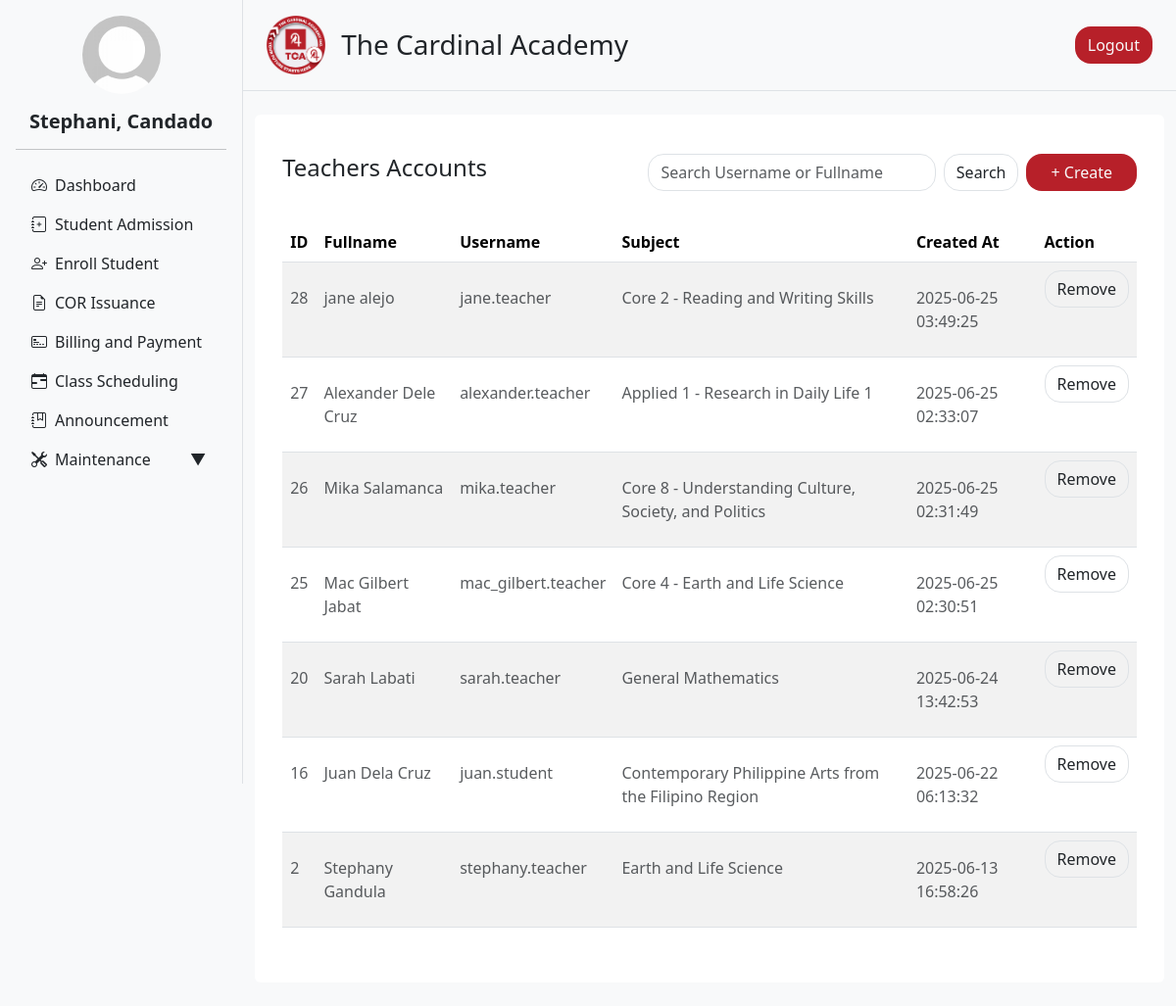
The page /admin/teacher.php?status=invalid_access (signed in) on the database its author committed.
### tables this page shows
CREATE TABLE `users` (
  `user_id` int(11) NOT NULL,
  `acc_type` enum('admin','teacher','parent','student') NOT NULL,
  `username` varchar(50) NOT NULL,
  `email` varchar(100) NOT NULL,
  `password` varchar(255) NOT NULL,
  `first_name` varchar(50) NOT NULL,
  `last_name` varchar(50) NOT NULL,
  `gender` enum('male','female','other') DEFAULT NULL,
  `birthdate` date DEFAULT NULL,
  `phone_number` varchar(20) DEFAULT NULL,
  `address` text DEFAULT NULL,
  `created_at` timestamp NOT NULL DEFAULT current_timestamp(),
  `updated_at` timestamp NOT NULL DEFAULT current_timestamp() ON UPDATE current_timestamp(),
  `profile` varchar(255) NOT NULL,
  `rfid` int(100) DEFAULT NULL,
  `enroll_id` int(11) NOT NULL,
  `acc_status` varchar(100) NOT NULL DEFAULT 'active',
  `subject` varchar(1000) DEFAULT NULL,
  `section_id` int(100) DEFAULT NULL
);

### admin/user_info.php (called while the page is built, shortened)
<?php
include '../db_connection.php';
function getUserInfo() {
    global $conn;
    $user_id = $_SESSION['user_id'];
    $sql = "SELECT first_name, last_name, profile FROM users WHERE user_id = ?";
    $stmt = $conn->prepare($sql);
    $stmt->bind_param("i", $user_id);
    $stmt->execute();
    $result = $stmt->get_result();
    $user = $result->fetch_assoc();
    $full_name = htmlspecialchars($user['first_name'] . ', ' . $user['last_name']);
    $profile_image = !empty($user['profile'])
        ? '../static/uploads/' . htmlspecialchars($user['profile'])
        : '../static/uploads/default_profile.jpg';
    return [
        'full_name' => $full_name,
        'profile_image' => $profile_image
    ];
}
?>

### admin/teacher.php (the view, shortened to what this page needs)
<?php include '../db_connection.php'; ?>
<?php
$limit = 10;
$page = isset($_GET['page']) && is_numeric($_GET['page']) ? (int) $_GET['page'] : 1;
$search = isset($_GET['search']) ? trim($_GET['search']) : '';
$offset = ($page - 1) * $limit;
$query = "SELECT
            user_id,
            CONCAT(first_name, ' ', last_name) AS fullname,
            username,
            created_at,
            subject
          FROM users
          WHERE acc_type = 'teacher' AND (
              username LIKE '%$search%'
              OR CONCAT(first_name, ' ', last_name) LIKE '%$search%'
          )
          ORDER BY created_at DESC
          LIMIT $limit OFFSET $offset";
$result = mysqli_query($conn, $query);
?>
<!DOCTYPE html>
<html lang="en">
<head>
  <?php include 'header.php'; ?>
</head>
<body>
<div class="d-flex flex-row bg-light">
  <?php include 'navigation.php'; ?>
  <div class="content flex-grow-1">
    <?php include 'nav_top.php'; ?>
    <div class="container my-4">
      <div class="row g-4">
        <div class="col-12">
          <div class="rounded p-3 bg-white">
            <div class="container my-4">
              <div class="row mb-3">
                <div class="col-12 col-md-5">
                  <h4>Teachers Accounts</h4>
                </div>
                <div class="col-12 col-md-7 d-flex justify-content-between align-items-center flex-wrap gap-2">
                  <form method="GET" action="" class="flex-grow-1">
                    <div class="input-group">
                      <input
                        class="form-control rounded rounded-4"
                        type="text"
                        name="search"
                        value="<?= htmlspecialchars($search ?? '') ?>"
                        placeholder="Search Username or Fullname"
                      >
                      <button class="btn border ms-2 rounded rounded-4" type="submit">Search</button>
                    </div>
                  </form>
                  <a href="create_teacher.php?nav_drop=true" class="btn bg-main text-light rounded rounded-4 px-4">
                    + Create
                  </a>
                </div>
                <div class="col-12 pt-3">
                </div>
              </div>
              <div class="table-responsive">
                <table class="table table-striped table-hover" style="cursor: pointer">
                  <thead>
                    <tr>
                      <th>ID</th>
                      <th>Fullname</th>
                      <th>Username</th>
                      <th>Subject</th>
                      <th>Created At</th>
                      <th>Action</th>
                    </tr>
                  </thead>
                  <tbody>
                    <?php if (mysqli_num_rows($result) > 0): ?>
                      <?php while ($row = mysqli_fetch_assoc($result)): ?>
                        <tr class="clickable-row" data-id="<?= $row['user_id'] ?>">
                          <td><p class="text-muted pt-3 pb-3 mb-0"><?= htmlspecialchars($row['user_id']) ?></p></td>
                          <td><p class="text-muted pt-3 pb-3 mb-0"><?= htmlspecialchars($row['fullname']) ?></p></td>
                          <td><p class="text-muted pt-3 pb-3 mb-0"><?= htmlspecialchars($row['username']) ?></p></td>
                          <td>
  <p class="text-muted pt-3 pb-3 mb-0">
    <?= !empty($row['subject']) ? htmlspecialchars($row['subject']) : 'No Subject Assign' ?>
  </p>
</td>
                          <td><p class="text-muted pt-3 pb-3 mb-0"><?= htmlspecialchars($row['created_at']) ?></p></td>
                          <td>
                            <a href="delete_teacher.php?id=<?= urlencode($row['user_id']) ?>"
                              class="btn border rounded rounded-4"
                              onclick="return confirm('Are you sure you want to remove this teacher?');">
                              Remove
                            </a>
                          </td>
                          </tr>
                      <?php endwhile; ?>
                    <?php else: ?>
                      <tr>
                        <td colspan="5"><p class="text-muted text-center pt-3 pb-3 mb-0">No student data available</p></td>
                      </tr>
                    <?php endif; ?>
                  </tbody>
                </table>
              </div>
            </div>
          </div>
        </div>
      </div>
    </div>
  </div>
</div>
</body>
</html>

### static/css/styles.css (style rules this page uses)
.content { width: 80%; }

### static/css/landing.css (style rules this page uses)
.bg-main { background-color: #b72029; }
body { margin: 0; padding: 0; height: 100%; }

### rows shown on the page
users: user_id "28", fullname "jane alejo", username "jane.teacher", subject "Core 2 - Reading and Writing Skills", created_at "2025-06-25 03:49:25"
users: user_id "27", fullname "Alexander Dele Cruz", username "alexander.teacher", subject "Applied 1 - Research in Daily Life 1", created_at "2025-06-25 02:33:07"
users: user_id "26", fullname "Mika Salamanca", username "mika.teacher", subject "Core 8 - Understanding Culture, Society, and Politics", created_at "2025-06-25 02:31:49"
users: user_id "25", fullname "Mac Gilbert Jabat", username "mac_gilbert.teacher", subject "Core 4 - Earth and Life Science", created_at "2025-06-25 02:30:51"
users: user_id "20", fullname "Sarah Labati", username "sarah.teacher", subject "General Mathematics", created_at "2025-06-24 13:42:53"
users: user_id "16", fullname "Juan Dela Cruz", username "juan.student", subject "Contemporary Philippine Arts from the Filipino Region", created_at "2025-06-22 06:13:32"
users: user_id "2", fullname "Stephany Gandula", username "stephany.teacher", subject "Earth and Life Science", created_at "2025-06-13 16:58:26"

### other values the page prints
$full_name "Stephani, Candado"
